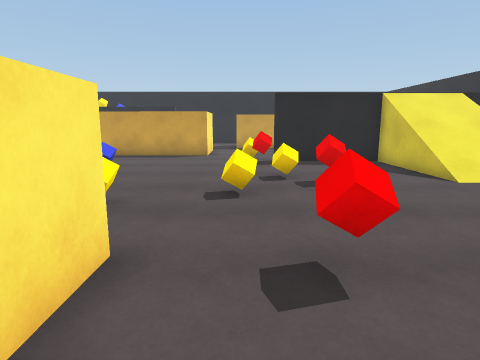
[1] (above)

23 first-person views from a walk through a scene from a Unity 3-D project. The camera is 1.4 m above the floor, tilts 10° down and sees 75° across. The floor is counted in squares, 1 m on a side. Each view is taken from the middle of a square. On the plan, view 1 faces up. The plan holds only what a view shows up to about 14 squares ahead; the rest is blank. The player is left out.

[2]
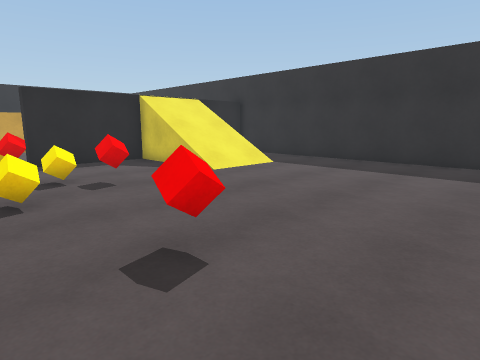

[3]
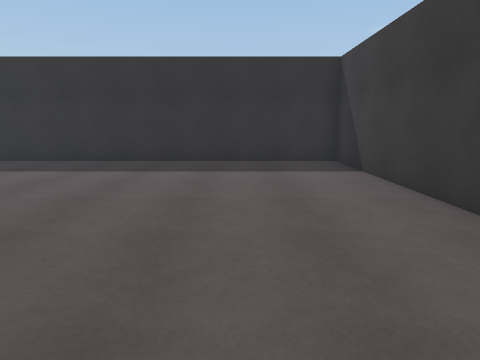

[4]
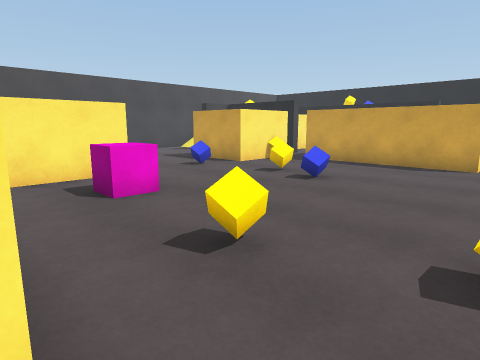

[5]
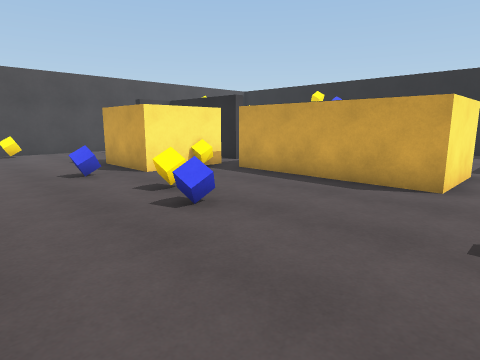

[6]
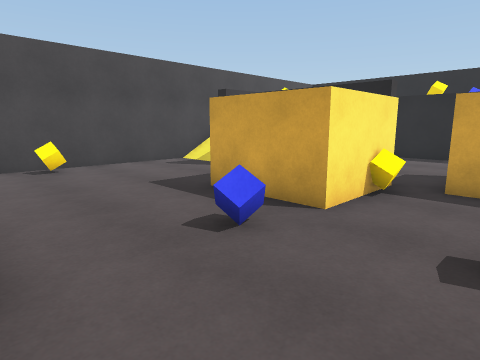

[7]
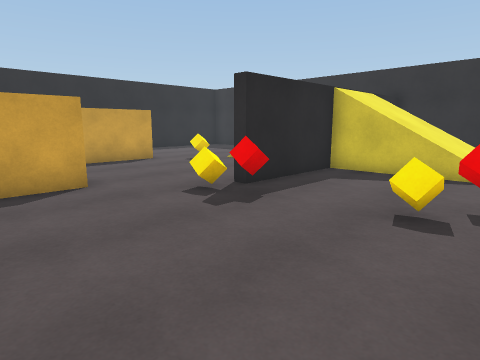

[8]
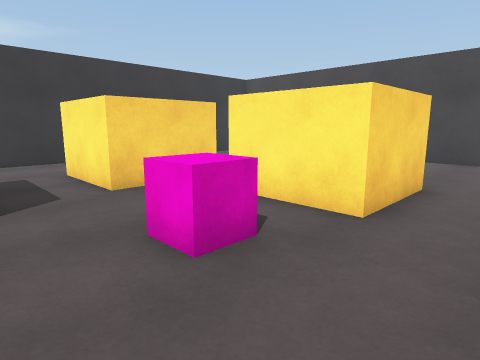

[9]
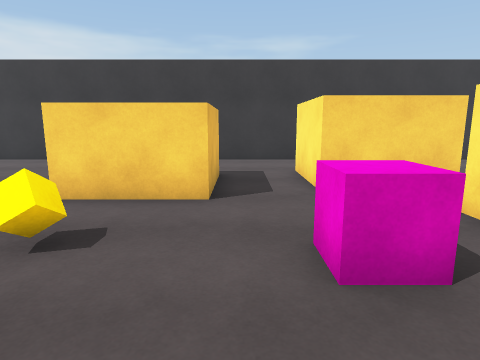

[10]
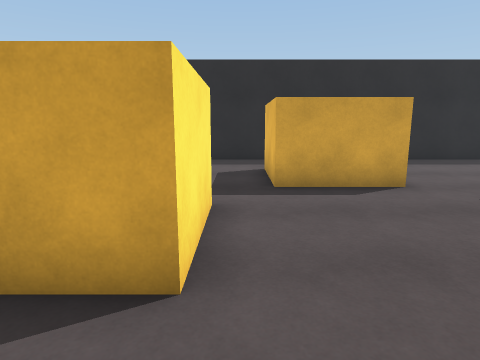

[11]
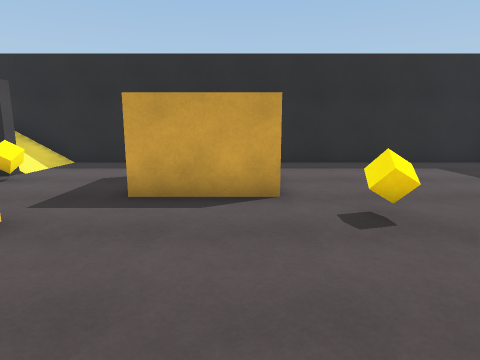

[12]
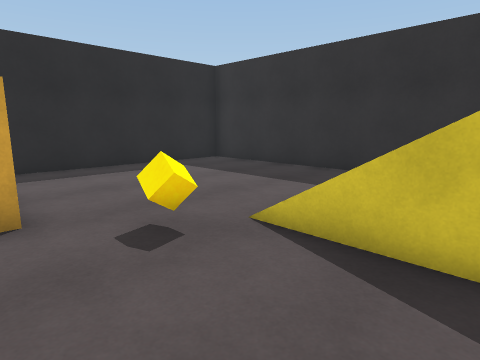

[13]
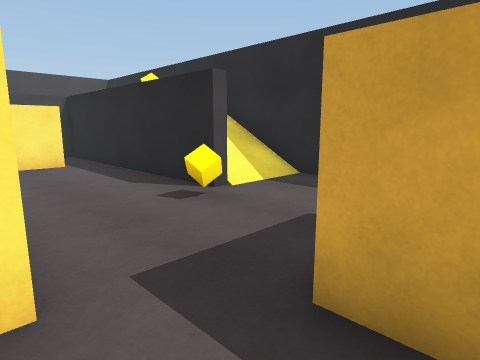

[14]
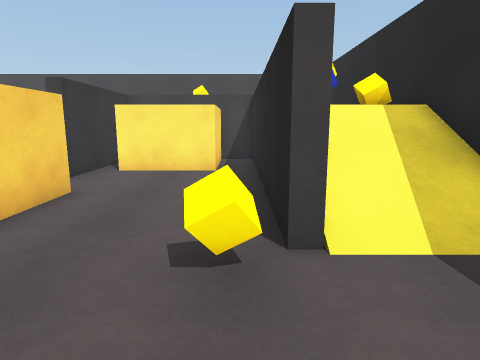

[15]
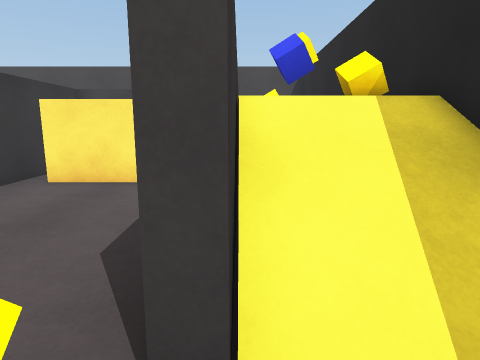

[16]
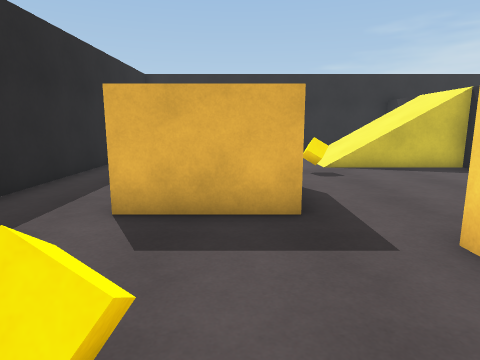

[17]
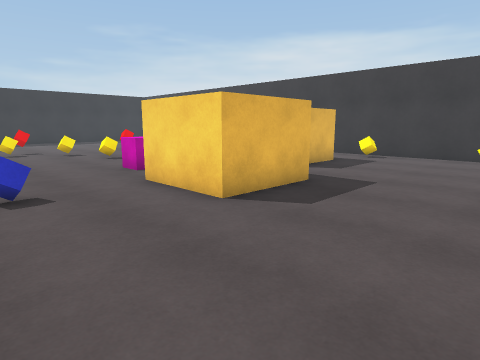

[18]
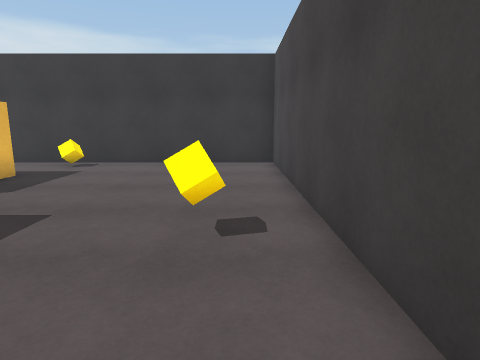

[19]
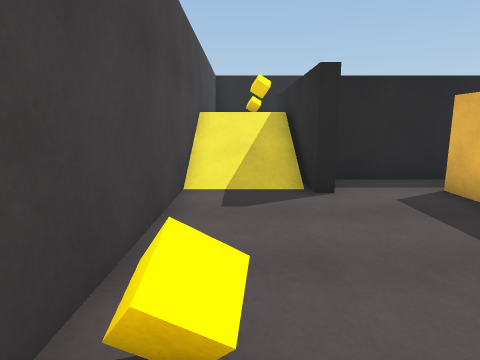

[20]
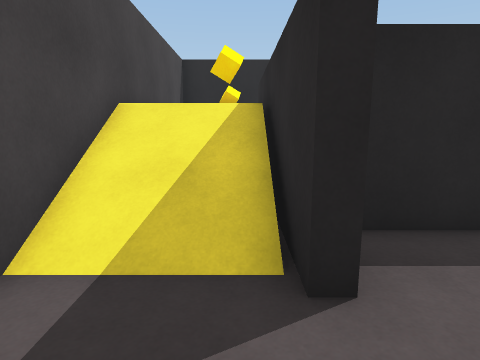

[21]
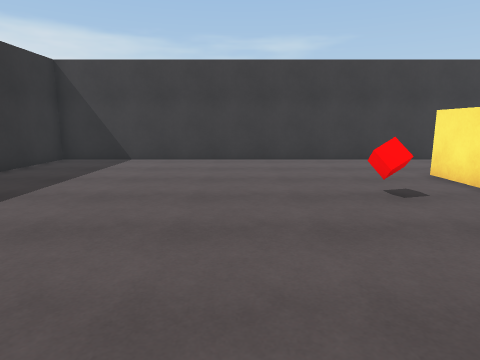

[22]
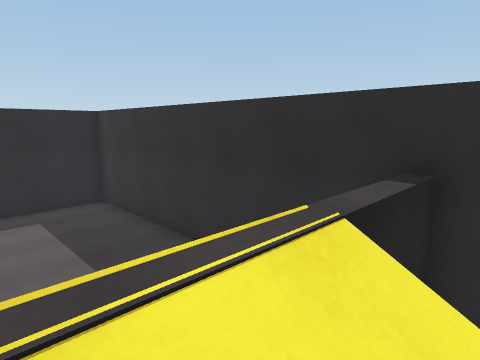

[23]
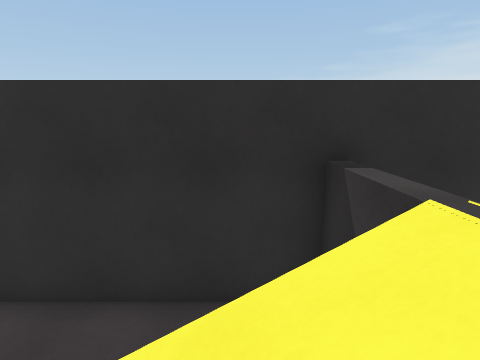

### Floor plan
Key: @ floor where view 1 was taken; # wall or solid block; . main floor; : floor 1.75 m higher than the main floor; / step, stairs or slope; = window, fence, low wall or low ledge; ^ raised ledge; v drop or lower ground; C cube; B blue cube; R red cube; P pink cube.
Columns run from 17 left of view 1 to 11 right of it. Each row starts with its distance up from view 1.
 25 #############################
 24 #        C///...............#
 23 #      CB:///...............#
 22 #  ========###...#   .......#
 21 #  =.........C...#   .......#
 20 #  =###..........#   .......#
 19 # C=# #..........####.......#
 18 #//=  #..............C......#
 17 #//=  #...##   #.......//  .#
 16 #//#####..##   #......//// .#
 15 #//#... ..######......v/// .#
 14 #.....###C............v///  #
 13 #.....# #.............v///  #
 12 #.....###........C####//// ##
 11 #..........C..........v///  #
 10 #C......B....B........v///  #
  9 #.....................//// .#
  8 #.................CR...///..#
  7 #.....###...................#
  6 #.....###.PP.....C..........#
  5 #.....###.....C.............#
  4 #.C...###...................#
  3 #......   ...^^^..R.........#
  2 #......####..^ ^............#
  1 #......#  #..^ ^............#
  0 #......#  #..^ ^.@..........#
 -1 #.......  #... .............#
 -2 #........ ..................#
 -3 #......C....................#
 -4 #############################

Where each view was taken, in squares from view 1:
view 1: 0 up, 0 right, facing up
view 2: 0 up, 1 left, facing up-right
view 3: 0 up, 1 left, facing right
view 4: 3 up, 0 right, facing up-left
view 5: 7 up, 0 right, facing up-left
view 6: 7 up, 6 left, facing up-left
view 7: 7 up, 4 left, facing up-right
view 8: 9 up, 4 left, facing down-left
view 9: 9 up, 5 left, facing down
view 10: 12 up, 1 left, facing up
view 11: 13 up, 2 right, facing up
view 12: 14 up, 2 right, facing up-right
view 13: 17 up, 1 right, facing up-left
view 14: 21 up, 1 left, facing left
view 15: 22 up, 3 left, facing left
view 16: 20 up, 5 left, facing right
view 17: 11 up, 16 left, facing down-right
view 18: 8 up, 16 left, facing down
view 19: 8 up, 16 left, facing up
view 20: 12 up, 15 left, facing up
view 21: 9 up, 4 right, facing down
view 22: 11 up, 6 right, facing up-right
view 23: 14 up, 6 right, facing right
